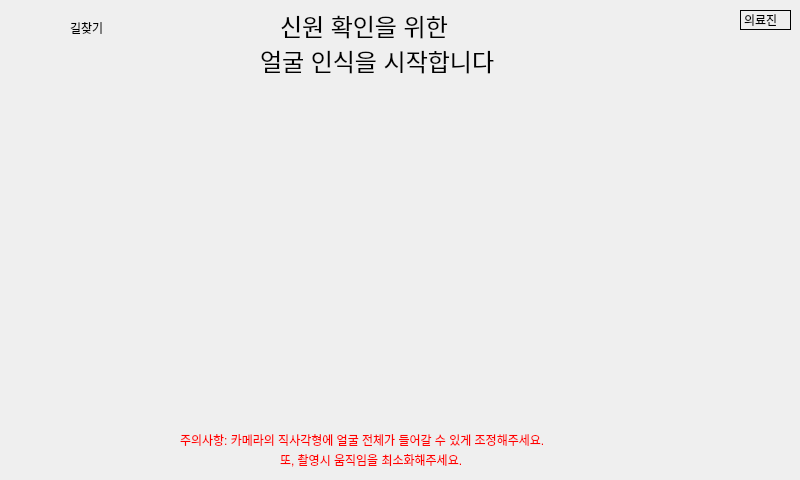
<?xml version="1.0" encoding="UTF-8"?>
<ui version="4.0">
 <class>direct_3</class>
 <widget class="QDialog" name="direct_3">
  <property name="geometry">
   <rect>
    <x>0</x>
    <y>0</y>
    <width>800</width>
    <height>480</height>
   </rect>
  </property>
  <property name="windowTitle">
   <string>Dialog</string>
  </property>
  <widget class="QLabel" name="medical_text">
   <property name="geometry">
    <rect>
     <x>740</x>
     <y>10</y>
     <width>51</width>
     <height>20</height>
    </rect>
   </property>
   <property name="styleSheet">
    <string notr="true">#medical_text{border: 1px solid #000000;}</string>
   </property>
   <property name="text">
    <string>의료진</string>
   </property>
  </widget>
  <widget class="QLabel" name="navigation_image">
   <property name="geometry">
    <rect>
     <x>0</x>
     <y>10</y>
     <width>71</width>
     <height>51</height>
    </rect>
   </property>
   <property name="styleSheet">
    <string notr="true">#navigation_image{border-image: url(:/home/home.png) 0 0 0 0 stretch stretch}</string>
   </property>
   <property name="text">
    <string/>
   </property>
  </widget>
  <widget class="QLabel" name="navigation_text">
   <property name="geometry">
    <rect>
     <x>70</x>
     <y>20</y>
     <width>64</width>
     <height>15</height>
    </rect>
   </property>
   <property name="text">
    <string>길찾기</string>
   </property>
  </widget>
  <widget class="QLabel" name="face_text1">
   <property name="geometry">
    <rect>
     <x>280</x>
     <y>-10</y>
     <width>271</width>
     <height>71</height>
    </rect>
   </property>
   <property name="styleSheet">
    <string notr="true">#face_text1{font-size: 24px; font-family: 'Arial';}</string>
   </property>
   <property name="text">
    <string>신원 확인을 위한</string>
   </property>
  </widget>
  <widget class="QLabel" name="face_text2">
   <property name="geometry">
    <rect>
     <x>260</x>
     <y>30</y>
     <width>321</width>
     <height>61</height>
    </rect>
   </property>
   <property name="styleSheet">
    <string notr="true">#face_text2{font-size: 24px; font-family: 'Arial';}</string>
   </property>
   <property name="text">
    <string>얼굴 인식을 시작합니다</string>
   </property>
  </widget>
  <widget class="QLabel" name="direct_1">
   <property name="geometry">
    <rect>
     <x>610</x>
     <y>90</y>
     <width>91</width>
     <height>91</height>
    </rect>
   </property>
   <property name="styleSheet">
    <string notr="true">#direct_1{border-image:url(:/direction/direction_1.png);}</string>
   </property>
   <property name="text">
    <string/>
   </property>
  </widget>
  <widget class="QLabel" name="direct_4">
   <property name="geometry">
    <rect>
     <x>90</x>
     <y>330</y>
     <width>91</width>
     <height>91</height>
    </rect>
   </property>
   <property name="styleSheet">
    <string notr="true">#direct_4{border-image:url(:/direction/direction_4.png);}</string>
   </property>
   <property name="text">
    <string/>
   </property>
  </widget>
  <widget class="QLabel" name="direct_2">
   <property name="geometry">
    <rect>
     <x>90</x>
     <y>90</y>
     <width>91</width>
     <height>91</height>
    </rect>
   </property>
   <property name="styleSheet">
    <string notr="true">#direct_2{border-image:url(:/direction/direction_2.png);}</string>
   </property>
   <property name="text">
    <string/>
   </property>
  </widget>
  <widget class="QLabel" name="direct_5">
   <property name="geometry">
    <rect>
     <x>610</x>
     <y>330</y>
     <width>91</width>
     <height>91</height>
    </rect>
   </property>
   <property name="styleSheet">
    <string notr="true">#direct_5{border-image:url(:/direction/direction_3.png);}</string>
   </property>
   <property name="text">
    <string/>
   </property>
  </widget>
  <widget class="QLabel" name="warning_text1">
   <property name="geometry">
    <rect>
     <x>180</x>
     <y>430</y>
     <width>501</width>
     <height>20</height>
    </rect>
   </property>
   <property name="styleSheet">
    <string notr="true">#warning_text1{color:red}</string>
   </property>
   <property name="text">
    <string>주의사항: 카메라의 직사각형에 얼굴 전체가 들어갈 수 있게 조정해주세요.</string>
   </property>
  </widget>
  <widget class="QLabel" name="warning_text2">
   <property name="geometry">
    <rect>
     <x>280</x>
     <y>450</y>
     <width>251</width>
     <height>20</height>
    </rect>
   </property>
   <property name="styleSheet">
    <string notr="true">#warning_text2{color:red}</string>
   </property>
   <property name="text">
    <string>또, 촬영시 움직임을 최소화해주세요.</string>
   </property>
  </widget>
  <widget class="QWidget" name="camera" native="true">
   <property name="geometry">
    <rect>
     <x>109</x>
     <y>109</y>
     <width>571</width>
     <height>291</height>
    </rect>
   </property>
  </widget>
 </widget>
 <resources>
  <include location="home.qrc"/>
 </resources>
 <connections/>
</ui>
